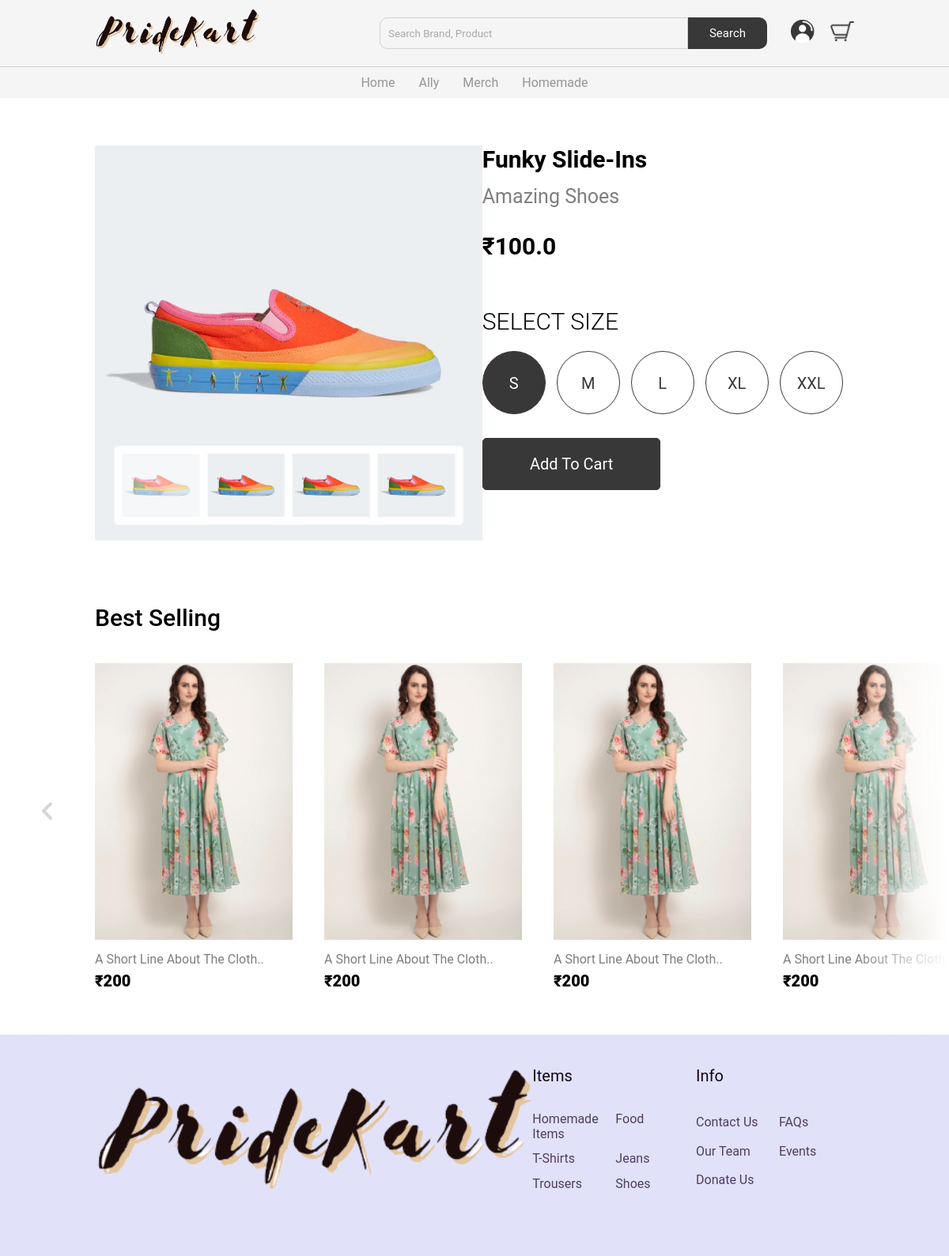
Page /product/funky-slide-ins/ on the committed database.
### shop/models.py (models this page shows, shortened)
class Product(models.Model):
    name = models.CharField(max_length=200)
    slug = models.SlugField(max_length=200, unique=True)
    seller = models.ForeignKey(Seller, on_delete=models.CASCADE)
    price = models.FloatField()
    desc = models.TextField()
    quantity = models.PositiveIntegerField()
    discount = models.IntegerField()
    image1 = models.ImageField(upload_to='shop/static/shop/images/products', null=True)
    image2 = models.ImageField(upload_to='shop/static/shop/images/products', null=True)
    image3 = models.ImageField(upload_to='shop/static/shop/images/products', null=True)
    image4 = models.ImageField(upload_to='shop/static/shop/images/products', null=True)

### shop/views.py (the view)
# urls.py: path('product/<slug:slug>/', views.product, name="product"),
def product(request, slug=None):
    if slug is not None:
        try:
            product = Product.objects.get(slug=slug)
        except Product.DoesNotExist:
            messages.error(request, "Product Doesn't exist")
            return redirect('/shop')
        context = {
            'product': product
        }
        return render(request, 'shop/product.html', context=context)
    return redirect('/shop')

### shop/templates/shop/product.html (shortened to what this page needs)
<!DOCTYPE html>
<html lang="en">
{% load static %}
<head>
    <link rel="stylesheet" href="{% static 'shop/css/home.css' %}">
    <link rel="stylesheet" href="{% static 'shop/css/product.css' %}">
</head>
<body>
    <nav class="navbar">
        <div class="nav">
            <a href="{% url 'homepage' %}"><img src="{% static 'shop/images/logo.png' %}" class="brand-logo" alt=""></a>
            <div class="nav-items">
                <form method="POST" action="/search/">
                    <div class="search">
                        <input type="text" name="query" class="search-box" placeholder="search brand, product">
                        <button type="submit" class="search-btn">search</button>
                    </div>
                </form>
                {% if request.user.is_anonymous %}
                <a href="/login"><img src="{% static 'shop/images/user.png' %}" alt=""></a>
                {% else %}
                <a href="/logout"><img src="{% static 'shop/images/user.png' %}" alt=""></a>
                {% endif %}
                <a href="{% url 'cart' %}"><img src="{% static 'shop/images/cart.png' %}" alt=""></a>
            </div>
                </div>
            <ul class="links-container">
            <li class="link-item"><a href="{% url 'homepage' %}" class="link">Home</a></li>
            <li class="link-item"><a href="#" class="link">Ally</a></li>
            <li class="link-item"><a href="#" class="link">Merch</a></li>
            <li class="link-item"><a href="#" class="link">Homemade</a></li>
            </ul>
    </nav>
    <section class="product-details">
        <div class="image-slider" style="background-image: url({{product.image1.url}});">
            <div class="product-images">
                <img src="{{product.image1.url}}" class="active" alt="">
                <img src="{{product.image2.url}}" alt="">
                <img src="{{product.image3.url}}" alt="">
                <img src="{{product.image4.url}}" alt="">
            </div>
        </div>
        <div class="details">
            <h2 class="product-brand">{{product.name}}</h2>
            <p class="product-short-des"> {{product.desc}}</p>
            <span class="product-price">₹{{product.price}}</span>
            <p class="product-sub-heading">select size</p>
            <label for="s-size" class="size-radio-btn check">s</label>
            <label for="m-size" class="size-radio-btn">m</label>
            <label for="l-size" class="size-radio-btn">l</label>
            <label for="xl-size" class="size-radio-btn">xl</label>
            <label for="xxl-size" class="size-radio-btn">xxl</label>
            <form method="POST" action="/cart/">
            <button class="btn cart-btn">add to cart</button>
            </form>
        </div>
    </section>
    <section class="product">
        <h2 class="product-category">best selling</h2>
        <button class="pre-btn"><img src="{% static 'shop/images/arrow.png' %}" alt=""></button>
<button class="nxt-btn"><img src="{% static 'shop/images/arrow.png' %}" alt=""></button>
        <div class="product-container">
            <div class="product-card">
                <div class="product-image">
                    <img src="{% static 'shop/images/card1.png' %}" class="product-thumb" alt="">
                </div>
                <div class="product-info">
                    <p class="product-short-des">a short line about the cloth..</p>
                    <span class="price">₹200</span>
                </div>
            </div>
            <div class="product-card">
                <div class="product-image">
                    <img src="{% static 'shop/images/card1.png' %}" class="product-thumb" alt="">
                </div>
                <div class="product-info">
                    <p class="product-short-des">a short line about the cloth..</p>
                    <span class="price">₹200</span>
                </div>
            </div>
            <div class="product-card">
                <div class="product-image">
                    <img src="{% static 'shop/images/card1.png' %}" class="product-thumb" alt="">
                </div>
                <div class="product-info">
                    <p class="product-short-des">a short line about the cloth..</p>
                    <span class="price">₹200</span>
                </div>
            </div>
            <div class="product-card">
                <div class="product-image">
                    <img src="{% static 'shop/images/card1.png' %}" class="product-thumb" alt="">
                </div>
                <div class="product-info">
                    <p class="product-short-des">a short line about the cloth..</p>
                    <span class="price">₹200</span>
                </div>
            </div>
        </div>
    </section>
    <footer>
        <div class="footer-content">
            <img src="{% static 'shop/images/logo.png' %}" class="logo" alt="">
            <div class="footer-ul-container">
                <ul class="category">
                    <li class="category-title">Items</li>
                    <li><a href="#" class="footer-link">Homemade Items</a></li>
                    <li><a href="#" class="footer-link">Food</a></li>
                    <li><a href="#" class="footer-link">T-shirts</a></li>
                    <li><a href="#" class="footer-link">jeans</a></li>
                    <li><a href="#" class="footer-link">trousers</a></li>
                    <li><a href="#" class="footer-link">shoes</a></li>
                </ul>
                <ul class="category">
                    <li class="category-title">Info</li>
                    <li><a href="{% url 'contact' %}" class="footer-link">Contact us</a></li>
                    <li><a href="#" class="footer-link">FAQs</a></li>
                    <li><a href="#" class="footer-link">Our team</a></li>
                    <li><a href="{% url 'events' %}" class="footer-link">Events</a></li>
                    <li><a href="{% url 'support' %}" class="footer-link">Donate us</a></li>
                </ul>
            </div>
        </div>
    </footer>
</body>
</html>

### shop/static/shop/css/home.css (style rules this page uses)
.product { position: relative; overflow: hidden; padding: 20px 0; }
.product-category { padding: 0 10vw; font-size: 30px; font-weight: 500; margin-bottom: 40px; text-transform: capitalize; }
.product-container { padding: 0 10vw; display: flex; overflow-x: auto; scroll-behavior: smooth; }
.product-card { flex: 0 0 auto; width: 250px; height: 450px; margin-right: 40px; }
.product-image { position: relative; width: 100%; height: 350px; overflow: hidden; }
.product-thumb { width: 100%; height: 350px; object-fit: cover; }
.product-info { width: 100%; height: 100px; padding-top: 10px; }
.product-brand { text-transform: uppercase; }
.product-short-des { width: 100%; height: 20px; line-height: 20px; overflow: hidden; opacity: 0.5; text-transform: capitalize; margin: 5px 0; }
.price { font-weight: 900; font-size: 20px; }
.pre-btn, .nxt-btn { border: none; width: 10vw; height: 100%; position: absolute; top: 0; display: flex; justify-content: center; align-items: center; background: linear-gradient(90deg, rgba(255, 255, 255, 0) 0%, #fff 100%); cursor: pointer; z-index: 8; }
.pre-btn { left: 0; transform: rotate(180deg); }
.nxt-btn { right: 0; }
.pre-btn img, .nxt-btn img { opacity: 0.2; }

### shop/static/shop/css/product.css (style rules this page uses)
.product-details { width: 100%; padding: 60px 10vw; display: flex; justify-content: space-between; }
.image-slider { width: 500px; height: 500px; position: relative; background-size: cover; }
.product-images { position: absolute; bottom: 20px; left: 50%; transform: translateX(-50%); width: 90%; background: #fff; border-radius: 5px; display: grid; grid-template-columns: repeat(4, 1fr); height: 100px; grid-gap: 10px; padding: 10px; }
.product-images img { width: 100%; height: 80px; object-fit: cover; cursor: pointer; }
.product-images img.active { opacity: 0.5; }
.details { width: 50%; }
.details .product-brand { text-transform: capitalize; font-size: 30px; }
.details .product-short-des { font-size: 25px; line-height: 30px; height: auto; margin: 15px 0 30px; }
.product-price { font-weight: 700; font-size: 30px; }
.product-sub-heading { font-size: 30px; text-transform: uppercase; margin: 60px 0 10px; font-weight: 300; }
.size-radio-btn { display: inline-block; width: 80px; height: 80px; text-align: center; font-size: 20px; border: 1px solid #383838; border-radius: 50%; margin: 10px; margin-left: 0; line-height: 80px; text-transform: uppercase; color: #383838; cursor: pointer; }
.size-radio-btn.check { background: #383838; color: #fff; }
.btn { width: 48%; padding: 20px; border-radius: 5px; background: none; border: 1px solid #383838; color: #383838; font-size: 20px; cursor: pointer; margin: 20px 0; text-transform: capitalize; }
.cart-btn { margin-right: 2%; background: #383838; color: #fff; }

### shop/static/shop/css/nav.css (style rules this page uses)
* { margin: 0; padding: 0; box-sizing: border-box; font-family: 'roboto', sans-serif; }
.navbar { position: sticky; top: 0; left: 0; width: 100%; background: #f5f5f5; z-index: 9; }
.nav { padding: 10px 10vw; display: flex; justify-content: space-between; }
.brand-logo { height: 60px; }
.nav-items { display: flex; align-items: center; }
.search { width: 500px; display: flex; }
.search-box { width: 78%; height: 40px; padding: 10px; border-top-left-radius: 10px; border-bottom-left-radius: 10px; border: 1px solid #d1d1d1; text-transform: capitalize; background: none; color: #a9a9a9; outline: none; }
.search-btn { width: 20%; height: 40px; padding: 10px 20px; border: none; outline: none; cursor: pointer; background: #383838; color: #fff; text-transform: capitalize; font-size: 15px; border-top-right-radius: 10px; border-bottom-right-radius: 10px; }
.search-box::placeholder { color: #a9a9a9; }
.nav-items a { margin-left: 20px; }
.nav-items a img { width: 30px; }
.links-container { width: 100%; display: flex; padding: 10px 10vw; justify-content: center; list-style: none; border-top: 1px solid #d1d1d1; }
.link { text-transform: capitalize; padding: 0 10px; margin: 0 5px; text-decoration: none; color: #383838; opacity: 0.5; transition: .5s; }

### rows in the picture
Product: image1 (picture), image2 (picture), image3 (picture), image4 (picture), name "Funky Slide-Ins", desc "Amazing Shoes", price "100.0"
